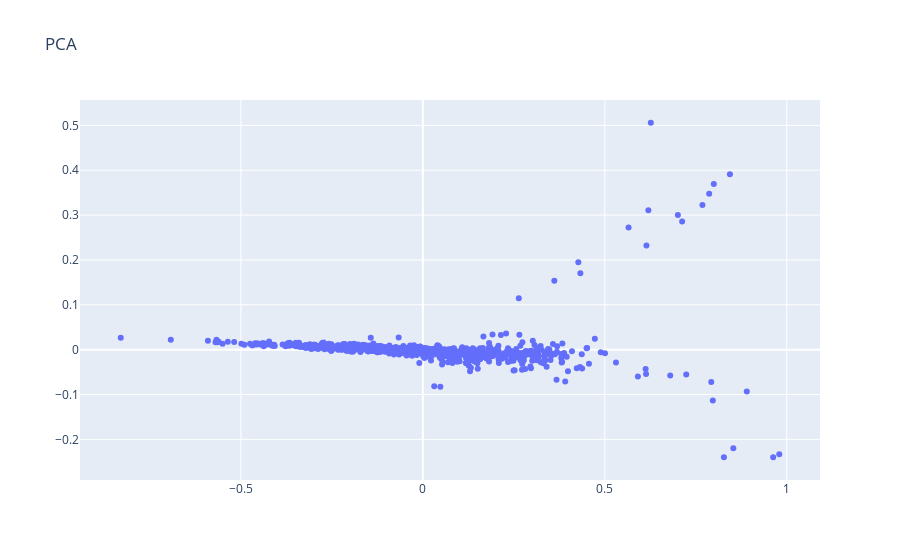

The code cell stored with this chart in its notebook:
### Code cell
trace = go.Scatter(x=result['X'].values,

                    y=result['Y'].values,

                    text=result['Palabra'].values,

                    mode='markers') 
 
layout = go.Layout(title="PCA")
 
fig = go.Figure(data=trace, layout=layout)

iplot(fig)

### Figure 1 — Plotly figure (JSON) as saved in the notebook; plotly's stock layout.template omitted (floating-point values rounded to 4 significant figures; data arrays with more than 128 entries replaced by an {"elided": "..."} marker saying what was removed)
{"data": [{"mode": "markers", "text": {"elided": "883 str values"}, "type": "scatter", "x": {"elided": "883 float values"}, "y": {"elided": "883 float values"}}], "layout": {"title": {"text": "PCA"}}}
